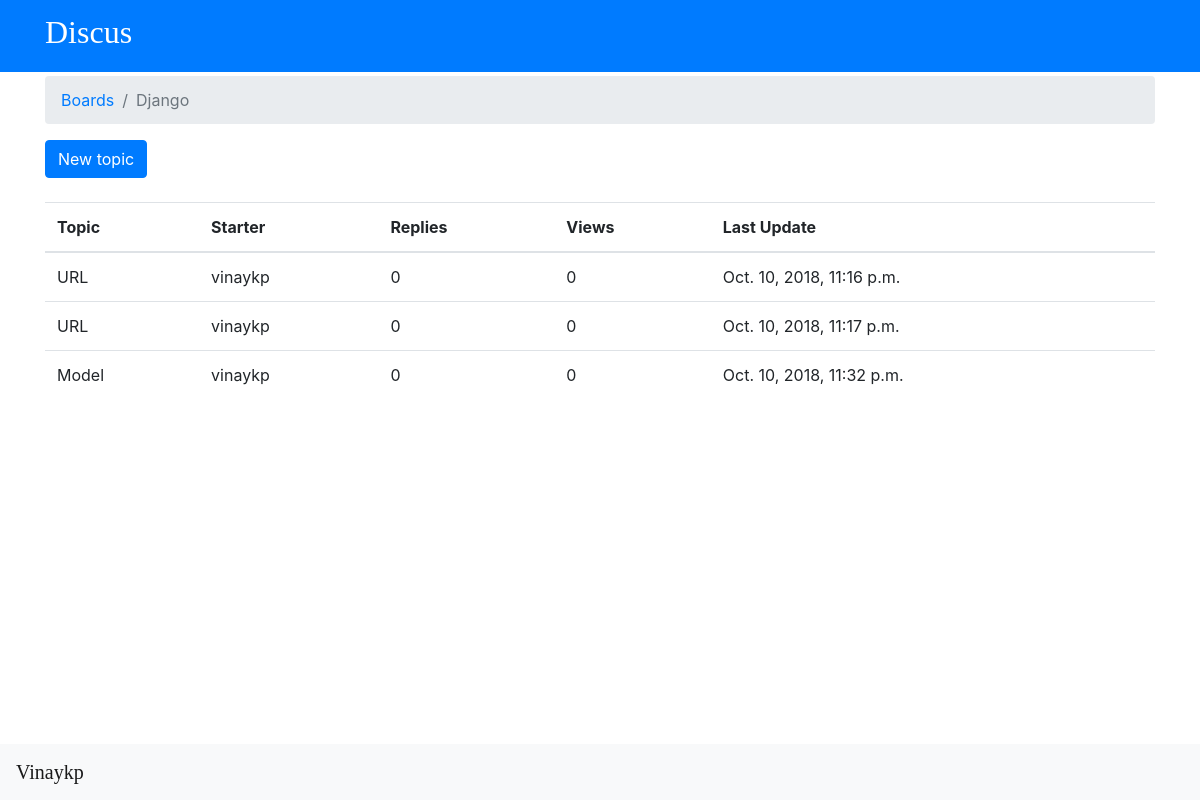
The app's page /boards/1/ with its own data.
### boards/models.py (models this page shows, shortened)
class Board(models.Model):
    name = models.CharField(max_length=30, unique=True)
    description = models.CharField(max_length=100)

class Topic(models.Model):
    subject = models.CharField(max_length=255)
    last_updated = models.DateTimeField(auto_now_add=True)
    board = models.ForeignKey(Board, related_name='topics' ,on_delete=models.CASCADE)
    starter = models.ForeignKey(User, related_name='topics',on_delete=models.CASCADE)

### boards/views.py (the view)
# urls.py: path('boards/<int:id>/', views.board_topics, name='board_topics'),
def board_topics(request, id):
    board = Board.objects.get(pk=id)
    return render(request, 'topics.html', {'board': board})

### templates/topics.html
{% extends 'base.html' %}
{% block breadcrumb %}
 	<li class="breadcrumb-item"><a href="{%url 'home' %}">Boards</a></li>
	<li class="breadcrumb-item active">{{ board.name }}</li>
{% endblock %}
{% block content %}
	<div class="mb-4">
   		<a href="{% url 'new_topic' board.pk %}" class="btn btn-primary">New topic</a>
  	</div>
	<table class="table">
		<thead>
			<tr>
				<th scope="col">Topic</th>
				<th scope="col">Starter</th>
				<th scope="col">Replies</th>
				<th scope="col">Views</th>
				<th scope="col">Last Update</th>
			</tr>
		</thead>
		<tbody>
			{% for topic in board.topics.all %}
				<tr>
					<td>{{ topic.subject }}</td>
					<td>{{ topic.starter.username }}</td>
					<td>0</td>
					<td>0</td>
					<td>{{ topic.last_updated }}</td>
				</tr>
	  		{% endfor %}
		</tbody>
	</table>
{% endblock %}

### records on screen
Board: name "Django"
Topic: subject "URL", starter.username "vinaykp", last_updated "Oct. 10, 2018, 11:16 p.m."
Topic: subject "URL", starter.username "vinaykp", last_updated "Oct. 10, 2018, 11:17 p.m."
Topic: subject "Model", starter.username "vinaykp", last_updated "Oct. 10, 2018, 11:32 p.m."
